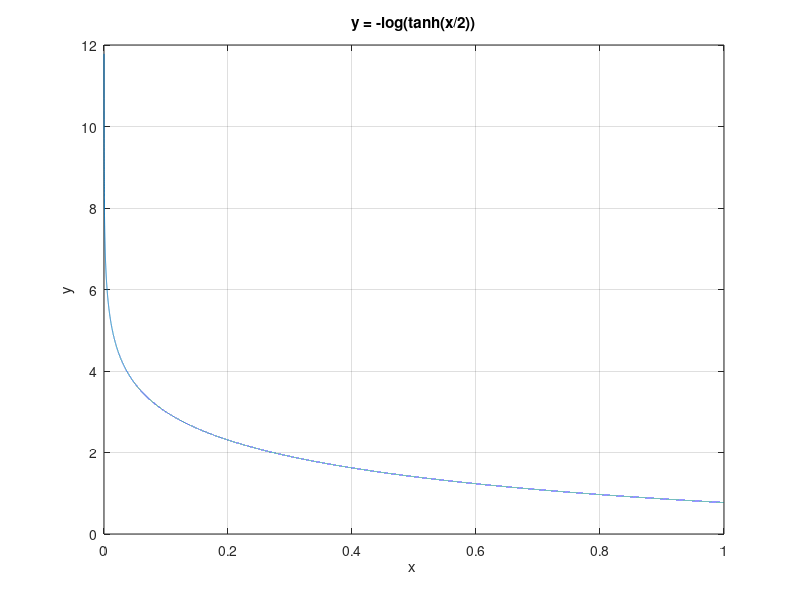

The MATLAB script that drew this image:
% 定义采样范围为0到1的65536个均匀采样点
% Define 65536 uniformly sampled points in the range 0 to 1
samples = linspace(0, 1, 65536);

% 计算输入x，范围从0到65535，对应16位无符号整数
% Calculate input x, range from 0 to 65535, corresponding to 16-bit unsigned integer
x = samples * 65535;

% 使用给定公式计算y
% Calculate y using the given formula
y = -log(tanh(abs(samples / 2)));


% 绘制函数图像
% Plot the function
figure;
plot(samples, y);
title('y = -log(tanh(x/2))');
xlabel('x ');
ylabel('y');
grid on;

% 检查并处理复数和无穷大值
% Check and handle complex and infinite values
y = abs(y); % 取模 % Take absolute value to remove imaginary part
y(isinf(y)) = 0; % 将无穷大值替换为0 % Replace infinite values with 0

% 计算所有y值的平均值
% Calculate the average value of all y values
y_mean = mean(y);

% 将每个y值除以平均值，然后乘以2^7
% Divide each y value by the mean and then multiply by 2^7
y_normalized = (y / y_mean) * (2^7);

% 将结果转换为二进制表示，截取低7位
% Convert the result to binary and take the lower 7 bits
y_binary7 = arrayfun(@(num) dec2bin(mod(round(num), 128), 7), y_normalized, 'UniformOutput', false);

% 在7位二进制字符串前面补充9个零，转换为16位二进制补码
% Pad 7-bit binary strings with 9 zeros to convert to 16-bit two's complement
pad7to16 = @(bin7) ['000000000', bin7];
y_twoscomp16 = cellfun(pad7to16, y_binary7, 'UniformOutput', false);

% 将x值转换为16位无符号二进制表示
% Convert x values to 16-bit unsigned binary representation
x_binary16 = arrayfun(@(num) dec2bin(num, 16), round(x), 'UniformOutput', false);

% 打开文件以写入输出
% Open a file to write the output
fileID = fopen('out.txt', 'w');

% 写入结果
% Write the results
for i = 1:length(x)
    fprintf(fileID, '16''b%s : phi_x = 16''b%s;\n', x_binary16{i}, y_twoscomp16{i});
end

% 关闭文件
% Close the file
fclose(fileID);
